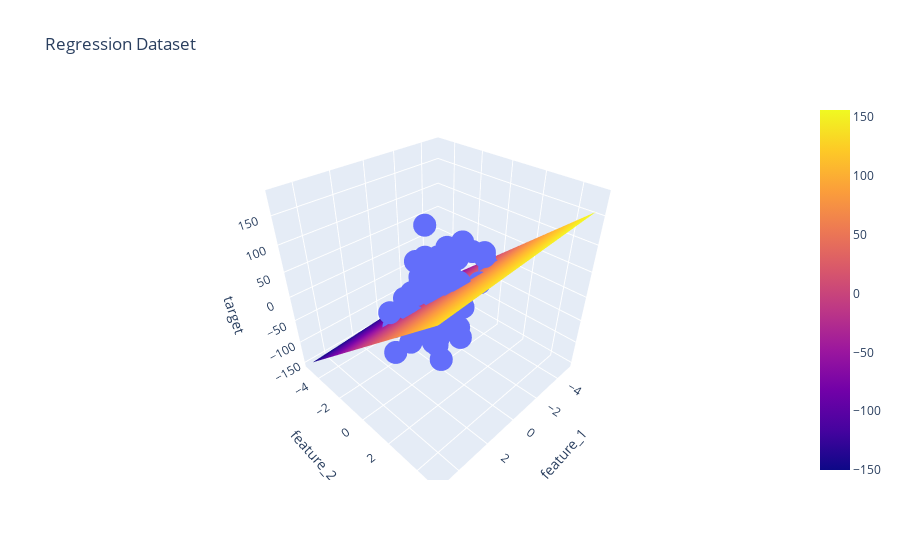

This figure's notebook cell:
### Code cell
fig = px.scatter_3d(df, x='feature_1', y='feature_2', z='target', title='Regression Dataset')

fig.add_trace(go.Surface(x=x,y=y,z=z))
fig.show()
